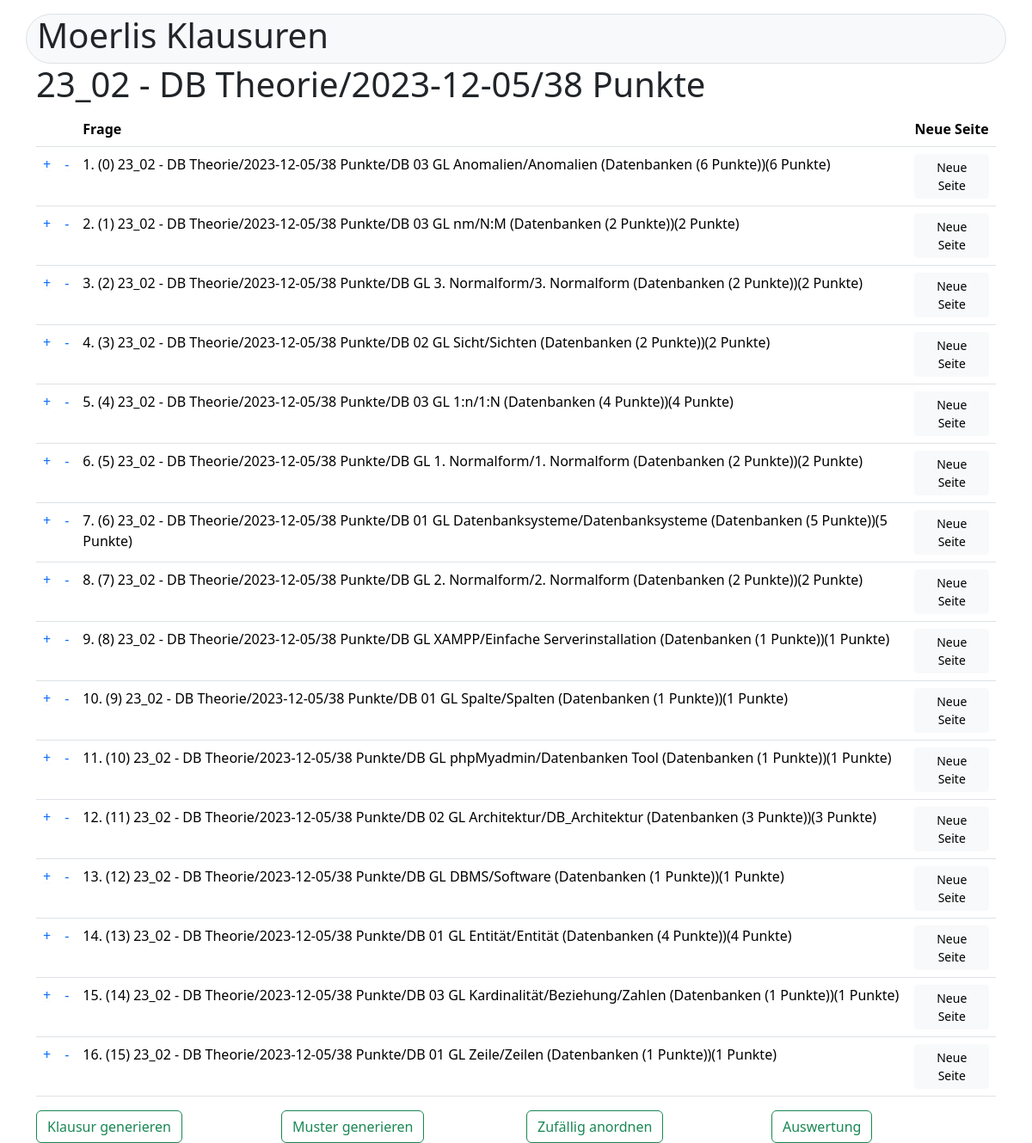
Page /klausur/design/6 (signed in) on the committed database.
### klausur/models.py (models this page shows, shortened)
class Klausur(models.Model):
    titel = models.CharField(("Titel"), max_length=50)
    thema = models.CharField(("Thema"), max_length=50)
    termin = models.DateTimeField(("termin"), auto_now=False, auto_now_add=False)
    gruppe = models.ForeignKey(Gruppe, verbose_name=("Gruppe"), on_delete=models.CASCADE, null=True)
    fragen = models.ManyToManyField(Frage, verbose_name=("Fragen"))
    @property
    def get_gesamtpunkte(self):
        fragen = self.fragen.all()
        gesamtpunkte = sum(frage.punkte for frage in fragen)
        return gesamtpunkte
    class Meta:
        verbose_name = ("Klausur")
        verbose_name_plural = ("Klausuren")
        ordering = [ 'gruppe', '-termin']
    def __str__(self):
        return f"{self.gruppe} - {self.titel}/{self.termin.date()}/{self.get_gesamtpunkte} Punkte"

class Gruppe(models.Model):
    name = models.CharField("Bezeichnung", max_length=50)
    teilnehmer = models.ManyToManyField(Teilnehmer, verbose_name="Teilnehmer")
    class Meta:
        verbose_name = ("Gruppe")
        verbose_name_plural = ("Gruppen")
        ordering = ['name']
    def __str__(self):
        return self.name

class Frage(models.Model):
    titel = models.CharField(("Titel"), max_length=250)
    inhalt = models.CharField("Inhalt", max_length=50, default="?")
    frage = models.TextField(("Frage"))
    musterantwort = models.TextField(("Musterantwort"), default ="")
    bild = models.ImageField(("Bild"), blank=True, null=True)
    bildmuster = models.ImageField(("Bild Muster"), blank=True, null=True)
    bildbreite = models.IntegerField(("Bildbreite in %"), default=80)
    thema = models.ForeignKey(Thema, verbose_name=("Thema"), on_delete=models.RESTRICT)
    punkte = models.IntegerField(("Erreichbare Punkte"), default=1)
    schwierigkeit = models.IntegerField(("Schwierigkeit") , default=2)
    class Meta:
        verbose_name = ("Frage")
        verbose_name_plural = ("Fragen")
        ordering = ['thema', 'titel', ]
    def __str__(self):
        return f"{self.titel}/{self.inhalt} ({self.thema} ({self.punkte} Punkte))"

class Klausurthema(models.Model):
    klausur = models.ForeignKey(Klausur, verbose_name=("Klausur"), on_delete=models.CASCADE)
    frage = models.ForeignKey(Frage, verbose_name=("Frage"), on_delete=models.RESTRICT)
    position = models.IntegerField(("Position"), default=1)
    seitenwechsel = models.BooleanField(("Seitenwechsel im Anschluss"), default=False)
    class Meta:
        verbose_name = ("Klausur-Thema")
        verbose_name_plural = ("Klausur-Themen")
        ordering = ['klausur', 'position']
    def __str__(self):
        return f"{self.klausur}/{self.frage}({self.frage.punkte} Punkte)"

### klausur/views.py (the view)
# urls.py: path('design/<int:id>', views.klaus_design, name= 'klausur_design'),
@permission_required('klausur.view_teilnehmer')
def klaus_design(request, id):
    ds_klausur = Klausur.objects.get(pk=id)
    fragen = ds_klausur.fragen.all()
    i = 0
    for frage in fragen:
        position, created = Klausurthema.objects.get_or_create(klausur = ds_klausur, frage=frage)
        if created:
            position.position = i
            position.save()
        i +=1
    fragen = Klausurthema.objects.filter(klausur=ds_klausur)
    for frage in fragen:
        if not ds_klausur.fragen.filter(id=frage.frage.id).exists():
            Klausurthema.objects.get(frage=frage.frage, klausur=ds_klausur).delete()
    pos_fragen = Klausurthema.objects.filter(klausur = ds_klausur)
    lst_fragen = []
    for frage in pos_fragen:
        sum=Answer.objects.filter(klausur = ds_klausur, frage=frage.frage).aggregate(Avg("punkte"))['punkte__avg']
        if sum is not None:
            sum=str(round(Answer.objects.filter(klausur = ds_klausur, frage=frage.frage).aggregate(Avg("punkte"))['punkte__avg']/frage.frage.punkte*100,1))+"%"
        else:
            sum=""
        lst_fragen.append((frage, sum))
    content = {
        'klausur': ds_klausur,
        'fragen': lst_fragen,
    }
    return render(request, "design.html", content)

### klausur/models.py (called while the page is built)
    def __str__(self):
        return self.titel

### klausur/templates/design.html (shortened to what this page needs)
{% extends "start.html" %}
{% block content %}
    <h1 >{{klausur}}</h1>
    <form action="{% url 'newside' klausur=klausur.id %}" method="post">
        <table class="table table-hover">
            <thead>
                <tr>
                    <th scope="col"></th>
                    <th scope="col"></th>
                    <th scope="col">Frage</th>
                    <th scope="col">Neue Seite</th>
                </tr>
            </thead>
            <tboby>
            {% for frage in fragen %}
                <tr>
                    <td><a class="link-underline-light" href="{% url 'richtung' frage.0.klausur.id frage.0.frage.id 1 %}">+</a></td>
                    <td><a class="link-underline-light" href="{% url 'richtung' frage.0.klausur.id frage.0.frage.id 2 %}">-</a></td>
                    <td title="{{frage.0.frage.frage}}">{{forloop.counter}}. ({{frage.0.position}}) {{frage.0}} {{frage.1}}</td>
                    <td><button type="submit" class="btn {% if frage.0.seitenwechsel %}btn-success{% else %}btn-light{% endif %} btn-sm" value="{{frage.0.id}}" name="nl" title="Nach der Frage einen Seitenwechsel einfügen">Neue Seite</button></td>
                </tr>
            {% endfor %}
            </tboby>
        </table>
        <div class="row">
            <div class="col-3"><a href="{% url 'gen_pdf' klausur.id 3 %}" target="_empty"><button type="button" name="nl" value="gen" class="btn btn-outline-success">Klausur generieren</button></a></div>
            <div class="col-3"><a href="{% url 'gen_pdf' klausur.id 4 %}" target="_empty"><button type="button" class="btn btn-outline-success">Muster generieren</button></a></div>
            <div class="col-3"><a href="{% url 'zufall' klausur.id %}"><button type="button" class="btn btn-outline-success">Zufällig anordnen</button></a></div>
            <div class="col-3"><a href="{% url 'evaluation' klausur.id %}" target="_empty"><button type="button" class="btn btn-outline-success">Auswertung</button></a></div>
        </div>
    </form>
{% endblock content %}

### klausur/templates/start.html (shortened to what this page needs)
<!doctype html>
<html lang="de">
<head>
  <link href="https://cdn.jsdelivr.net/npm/bootstrap@5.3.2/dist/css/bootstrap.min.css" rel="stylesheet"
>
</head>
<body>
    <div class="container">
    <div class="row bg-light border rounded-pill mt-3">
      <h1>Moerlis Klausuren</h1>
    </div>
    {% block content %}{% endblock content %}
    </div>
</body>
</html>

### rows in the picture
Klausur: gruppe+titel+termin "23_02 - DB Theorie/2023-12-05/38 Punkte"
Klausurthema: position "0", klausur+frage "23_02 - DB Theorie/2023-12-05/38 Punkte/DB 03 GL Anomalien/Anomalien (Datenbanken (6 Punkte))(6 Punkte)", {{ frage.0.id }} 20 (drawn)
Klausurthema: position "1", klausur+frage "23_02 - DB Theorie/2023-12-05/38 Punkte/DB 03 GL nm/N:M (Datenbanken (2 Punkte))(2 Punkte)", {{ frage.0.id }} 32 (drawn)
Klausurthema: position "2", klausur+frage "23_02 - DB Theorie/2023-12-05/38 Punkte/DB GL 3. Normalform/3. Normalform (Datenbanken (2 Punkte))(2 Punkte)", {{ frage.0.id }} 19 (drawn)
Klausurthema: position "3", klausur+frage "23_02 - DB Theorie/2023-12-05/38 Punkte/DB 02 GL Sicht/Sichten (Datenbanken (2 Punkte))(2 Punkte)", {{ frage.0.id }} 29 (drawn)
Klausurthema: position "4", klausur+frage "23_02 - DB Theorie/2023-12-05/38 Punkte/DB 03 GL 1:n/1:N (Datenbanken (4 Punkte))(4 Punkte)", {{ frage.0.id }} 23 (drawn)
Klausurthema: position "5", klausur+frage "23_02 - DB Theorie/2023-12-05/38 Punkte/DB GL 1. Normalform/1. Normalform (Datenbanken (2 Punkte))(2 Punkte)", {{ frage.0.id }} 17 (drawn)
Klausurthema: position "6", klausur+frage "23_02 - DB Theorie/2023-12-05/38 Punkte/DB 01 GL Datenbanksysteme/Datenbanksysteme (Datenbanken (5 Punkte))(5 Punkte)", {{ frage.0.id }} 26 (drawn)
Klausurthema: position "7", klausur+frage "23_02 - DB Theorie/2023-12-05/38 Punkte/DB GL 2. Normalform/2. Normalform (Datenbanken (2 Punkte))(2 Punkte)", {{ frage.0.id }} 18 (drawn)
Klausurthema: position "8", klausur+frage "23_02 - DB Theorie/2023-12-05/38 Punkte/DB GL XAMPP/Einfache Serverinstallation (Datenbanken (1 Punkte))(1 Punkte)", {{ frage.0.id }} 21 (drawn)
Klausurthema: position "9", klausur+frage "23_02 - DB Theorie/2023-12-05/38 Punkte/DB 01 GL Spalte/Spalten (Datenbanken (1 Punkte))(1 Punkte)", {{ frage.0.id }} 30 (drawn)
Klausurthema: position "10", klausur+frage "23_02 - DB Theorie/2023-12-05/38 Punkte/DB GL phpMyadmin/Datenbanken Tool (Datenbanken (1 Punkte))(1 Punkte)", {{ frage.0.id }} 22 (drawn)
Klausurthema: position "11", klausur+frage "23_02 - DB Theorie/2023-12-05/38 Punkte/DB 02 GL Architektur/DB_Architektur (Datenbanken (3 Punkte))(3 Punkte)", {{ frage.0.id }} 24 (drawn)
Klausurthema: position "12", klausur+frage "23_02 - DB Theorie/2023-12-05/38 Punkte/DB GL DBMS/Software (Datenbanken (1 Punkte))(1 Punkte)", {{ frage.0.id }} 25 (drawn)
Klausurthema: position "13", klausur+frage "23_02 - DB Theorie/2023-12-05/38 Punkte/DB 01 GL Entität/Entität (Datenbanken (4 Punkte))(4 Punkte)", {{ frage.0.id }} 27 (drawn)
Klausurthema: position "14", klausur+frage "23_02 - DB Theorie/2023-12-05/38 Punkte/DB 03 GL Kardinalität/Beziehung/Zahlen (Datenbanken (1 Punkte))(1 Punkte)", {{ frage.0.id }} 28 (drawn)
Klausurthema: position "15", klausur+frage "23_02 - DB Theorie/2023-12-05/38 Punkte/DB 01 GL Zeile/Zeilen (Datenbanken (1 Punkte))(1 Punkte)", {{ frage.0.id }} 31 (drawn)
